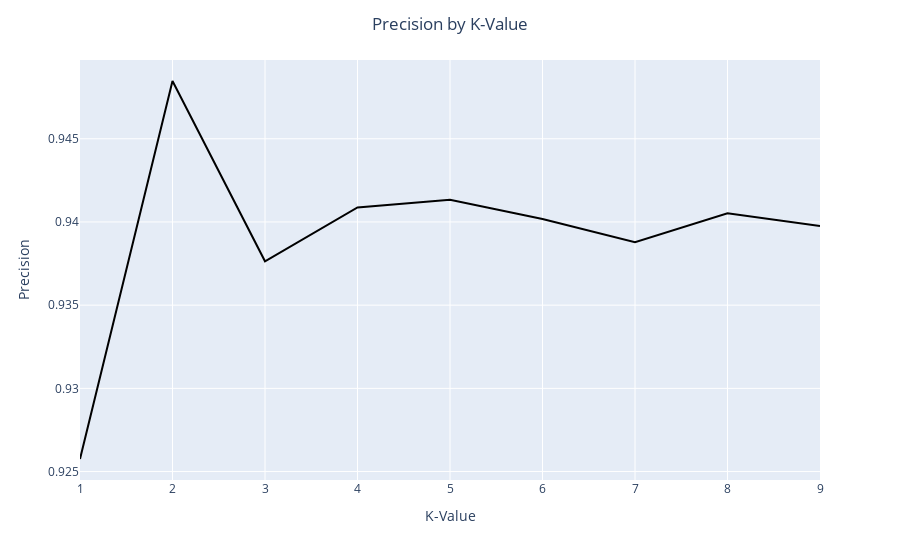

Write notebook code for a chart like this one.
### Code cell
# Sorting mean by recall
precision = output.groupby('K-Value')['Precision'].mean().to_frame()
fig = px.line(precision, x=precision.index, y='Precision', color_discrete_sequence=['black'])
fig.update_layout(title_text=f'Precision by K-Value', title_x=0.5) 
fig.update_xaxes(title_text='K-Value')
fig.show()

### Figure 1 — Plotly figure (JSON) as saved in the notebook; plotly's stock layout.template omitted (floating-point values rounded to 4 significant figures)
{"data": [{"hovertemplate": "K-Value=%{x}<br>Precision=%{y}<extra></extra>", "legendgroup": "", "line": {"color": "black", "dash": "solid"}, "marker": {"symbol": "circle"}, "mode": "lines", "name": "", "orientation": "v", "showlegend": false, "type": "scatter", "x": [1, 2, 3, 4, 5, 6, 7, 8, 9], "xaxis": "x", "y": [0.9258, 0.9485, 0.9376, 0.9409, 0.9413, 0.9402, 0.9388, 0.9405, 0.9398], "yaxis": "y"}], "layout": {"legend": {"tracegroupgap": 0}, "margin": {"t": 60}, "title": {"text": "Precision by K-Value", "x": 0.5}, "xaxis": {"anchor": "y", "domain": [0, 1], "title": {"text": "K-Value"}}, "yaxis": {"anchor": "x", "domain": [0, 1], "title": {"text": "Precision"}}}}
